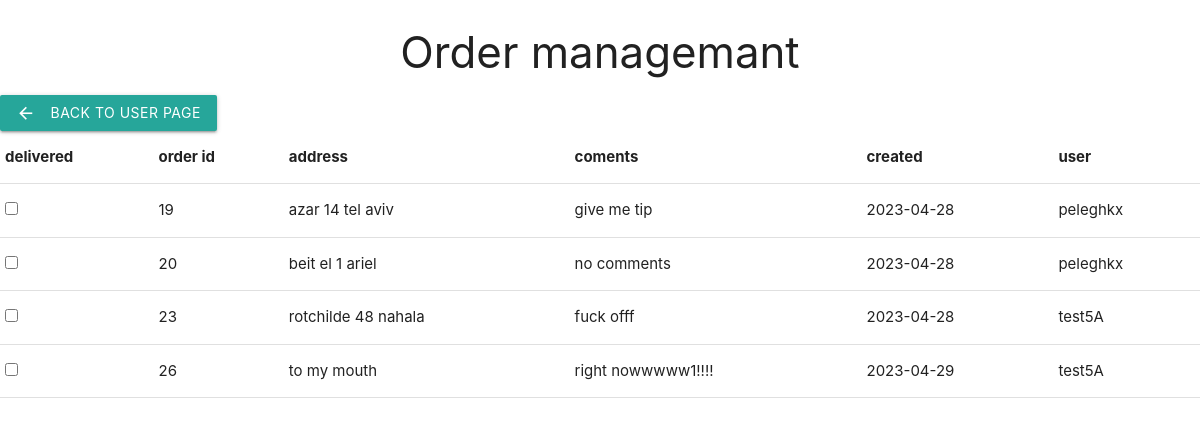
/order_management/ (signed in), run on an earlier commit of the app's database.
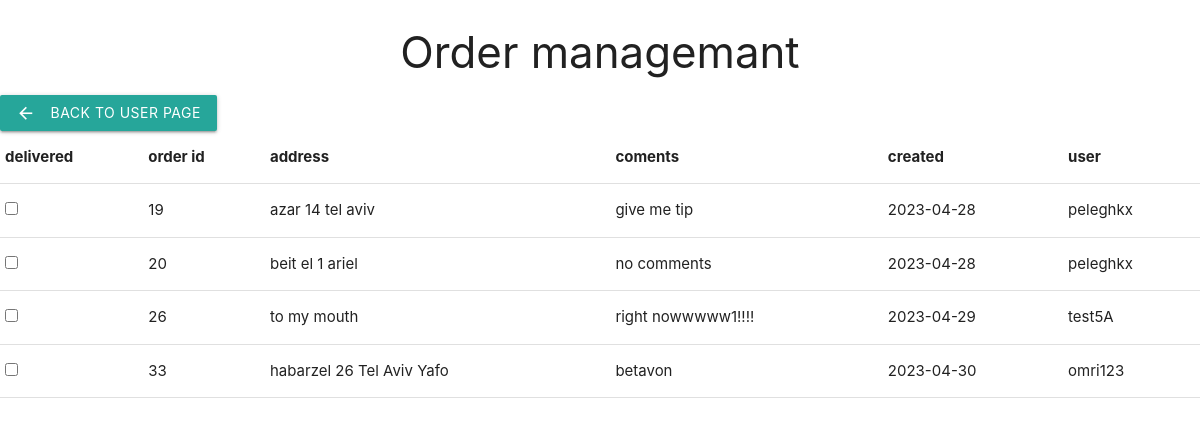
And on a later commit of the database.
### delivery/models.py (models this page shows)
class Delivery(models.Model):
    order_id=models.OneToOneField(Cart,on_delete=models.CASCADE,primary_key=True)
    is_delivered=models.BooleanField(default=False)
    adress=models.CharField(max_length=200,blank=False)
    comments=models.TextField(default="")
    created=models.DateTimeField(auto_now_add=True)

class Cart(models.Model):
    user_id=models.ForeignKey(User,on_delete=models.CASCADE)

### delivery/views.py (the view, shortened to what this page needs)
# urls.py: path('order_management/',views.order_management,name="order_management")
@login_required()
def order_management(request):#allow admin user the change delivery status
    active_orders = Delivery.objects.filter(is_delivered=False)
    if request.method == 'GET':
        return render(request, 'order_management.html', {"active_orders": active_orders})

### delivery/templates/order_management.html (shortened to what this page needs)
{% extends 'layout.html' %}
{% block content %}
<h3 class="brand-logo center">Order managemant</h3>
<a href="{% url 'user_screen' %}" class="waves-effect waves-light btn"><i class="material-icons left">arrow_back</i>back to user page</a>
<table>
    <thead>
      <tr>
          <th>delivered</th>
          <th>order id</th>
          <th>address</th>
          <th>coments</th>
          <th>created</th>
          <th>user</th>
      </tr>
    </thead>
    <tbody>
    {% for delivery in active_orders %}
      <tr>
        <th>
            <form action="{% url 'order_management' %}" method="post" id="deliveryForm{{ forloop.counter }}">
                <input type="checkbox" value="{{delivery.order_id.id}}" name="is_delivered" onclick="document.getElementById('deliveryForm{{ forloop.counter }}').submit();">
              </form>
          </th>
        <td>{{delivery.order_id.id}}</td>
        <td>{{delivery.adress}}</td>
        <td>{{delivery.comments}}</td>
        <td>{{delivery.created|date:"Y-m-d"}}</td>
        <td>
            {{ delivery.order_id.user_id.username }}
        </td>
      </tr>
    {% endfor %}
    </tbody>
  </table>
{% endblock content%}

### final_project/templates/layout.html (shortened to what this page needs)
{% load static %}
<!DOCTYPE html>
<html lang="en">
<head>
    <link rel="stylesheet" type="text/css" href="{% static 'materialize/css/materialize.css' %}">
</head>
<body>
    {% block content %}{% endblock %}
</body>
</html>

What changed in the data, as far as the page shows it:
no longer on this page (row edited): Delivery: order_id.id "23", adress "rotchilde 48 nahala", comments "fuck offf", created "2023-04-28", order_id.user_id.username "test5A"
added Delivery: order_id.id "33", adress "habarzel 26 Tel Aviv Yafo", comments "betavon", created "2023-04-30", order_id.user_id.username "omri123"
